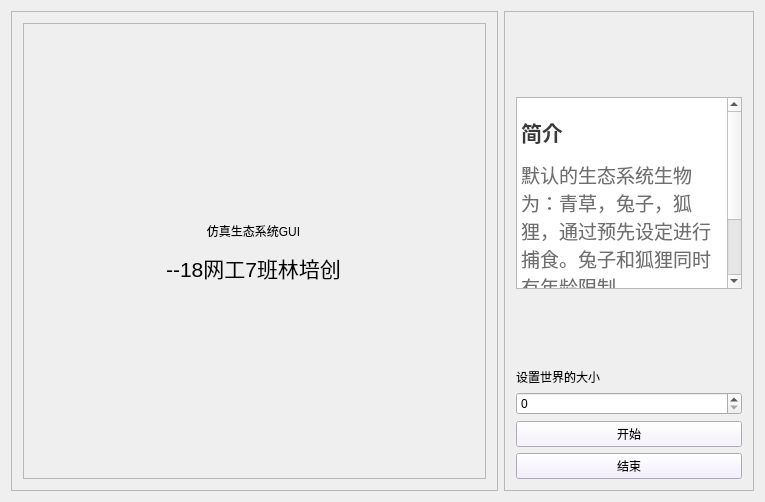
<?xml version="1.0" encoding="UTF-8"?>
<ui version="4.0">
 <class>MainWindow</class>
 <widget class="QMainWindow" name="MainWindow">
  <property name="geometry">
   <rect>
    <x>0</x>
    <y>0</y>
    <width>765</width>
    <height>502</height>
   </rect>
  </property>
  <property name="maximumSize">
   <size>
    <width>765</width>
    <height>502</height>
   </size>
  </property>
  <property name="windowTitle">
   <string>MainWindow</string>
  </property>
  <property name="styleSheet">
   <string notr="true"/>
  </property>
  <widget class="QWidget" name="widget">
   <layout class="QGridLayout" name="gridLayout">
    <item row="0" column="1">
     <widget class="QFrame" name="frame">
      <property name="maximumSize">
       <size>
        <width>250</width>
        <height>16777215</height>
       </size>
      </property>
      <property name="frameShape">
       <enum>QFrame::StyledPanel</enum>
      </property>
      <property name="frameShadow">
       <enum>QFrame::Raised</enum>
      </property>
      <layout class="QVBoxLayout" name="verticalLayout">
       <item>
        <layout class="QVBoxLayout" name="verticalLayout_5">
         <item>
          <spacer name="verticalSpacer">
           <property name="orientation">
            <enum>Qt::Vertical</enum>
           </property>
           <property name="sizeHint" stdset="0">
            <size>
             <width>20</width>
             <height>40</height>
            </size>
           </property>
          </spacer>
         </item>
         <item>
          <widget class="QTextBrowser" name="textBrowser">
           <property name="html">
            <string>&lt;!DOCTYPE HTML PUBLIC &quot;-//W3C//DTD HTML 4.0//EN&quot; &quot;http://www.w3.org/TR/REC-html40/strict.dtd&quot;&gt;
&lt;html&gt;&lt;head&gt;&lt;meta name=&quot;qrichtext&quot; content=&quot;1&quot; /&gt;&lt;style type=&quot;text/css&quot;&gt;
p, li { white-space: pre-wrap; }
&lt;/style&gt;&lt;/head&gt;&lt;body style=&quot; font-family:'SimSun'; font-size:9pt; font-weight:400; font-style:normal;&quot;&gt;
&lt;p style=&quot; margin-top:0px; margin-bottom:0px; margin-left:0px; margin-right:0px; -qt-block-indent:0; text-indent:0px;&quot;&gt;&lt;br /&gt;&lt;span style=&quot; font-size:16pt; font-weight:600; color:#3a3a3a;&quot;&gt;简介&lt;/span&gt;&lt;/p&gt;
&lt;p style=&quot; margin-top:12px; margin-bottom:12px; margin-left:0px; margin-right:0px; -qt-block-indent:0; text-indent:0px;&quot;&gt;&lt;span style=&quot; font-size:14pt; color:#6f6f6f;&quot;&gt;默认的生态系统生物为：青草，兔子，狐狸，通过预先设定进行捕食。兔子和狐狸同时有年龄限制。&lt;/span&gt;&lt;/p&gt;
&lt;p style=&quot; margin-top:12px; margin-bottom:12px; margin-left:0px; margin-right:0px; -qt-block-indent:0; text-indent:0px;&quot;&gt;&lt;br /&gt;&lt;/p&gt;
&lt;p style=&quot; margin-top:12px; margin-bottom:12px; margin-left:0px; margin-right:0px; -qt-block-indent:0; text-indent:0px;&quot;&gt;&lt;br /&gt;&lt;/p&gt;&lt;/body&gt;&lt;/html&gt;</string>
           </property>
          </widget>
         </item>
         <item>
          <spacer name="verticalSpacer_2">
           <property name="orientation">
            <enum>Qt::Vertical</enum>
           </property>
           <property name="sizeHint" stdset="0">
            <size>
             <width>20</width>
             <height>40</height>
            </size>
           </property>
          </spacer>
         </item>
         <item>
          <widget class="QLabel" name="label">
           <property name="styleSheet">
            <string notr="true">font: 87 14pt &quot;Arial Black&quot;;</string>
           </property>
           <property name="text">
            <string>设置世界的大小</string>
           </property>
          </widget>
         </item>
         <item>
          <widget class="QSpinBox" name="spinBox">
           <property name="styleSheet">
            <string notr="true">font: 20pt &quot;04b_21&quot;;</string>
           </property>
          </widget>
         </item>
        </layout>
       </item>
       <item>
        <widget class="QPushButton" name="start1">
         <property name="styleSheet">
          <string notr="true">background-color: rgb(245, 240, 255);</string>
         </property>
         <property name="text">
          <string>开始</string>
         </property>
        </widget>
       </item>
       <item>
        <widget class="QPushButton" name="end1">
         <property name="styleSheet">
          <string notr="true">background-color: rgb(242, 235, 255);</string>
         </property>
         <property name="text">
          <string>结束</string>
         </property>
        </widget>
       </item>
      </layout>
     </widget>
    </item>
    <item row="0" column="0">
     <layout class="QHBoxLayout" name="horizontalLayout">
      <item>
       <widget class="QFrame" name="frame_2">
        <property name="frameShape">
         <enum>QFrame::StyledPanel</enum>
        </property>
        <property name="frameShadow">
         <enum>QFrame::Raised</enum>
        </property>
        <layout class="QVBoxLayout" name="verticalLayout_2">
         <item>
          <widget class="QFrame" name="frame_3">
           <property name="styleSheet">
            <string notr="true">background-image: url(:/animals/Resources/desktop.png);</string>
           </property>
           <property name="frameShape">
            <enum>QFrame::StyledPanel</enum>
           </property>
           <property name="frameShadow">
            <enum>QFrame::Raised</enum>
           </property>
           <widget class="QLabel" name="label_2">
            <property name="geometry">
             <rect>
              <x>40</x>
              <y>130</y>
              <width>381</width>
              <height>201</height>
             </rect>
            </property>
            <property name="styleSheet">
             <string notr="true">background-image: url(:/animals/Resources/bd1.png);
font: 28pt &quot;楷体&quot;;

</string>
            </property>
            <property name="text">
             <string>&lt;html&gt;&lt;head/&gt;&lt;body&gt;&lt;p align=&quot;center&quot;&gt;仿真生态系统GUI&lt;/p&gt;&lt;p align=&quot;center&quot;&gt;&lt;span style=&quot; font-size:16pt;&quot;&gt;        --18网工7班林培创&lt;/span&gt;&lt;/p&gt;&lt;/body&gt;&lt;/html&gt;</string>
            </property>
           </widget>
          </widget>
         </item>
        </layout>
       </widget>
      </item>
     </layout>
    </item>
   </layout>
  </widget>
 </widget>
 <layoutdefault spacing="6" margin="11"/>
 <resources/>
 <connections/>
</ui>
